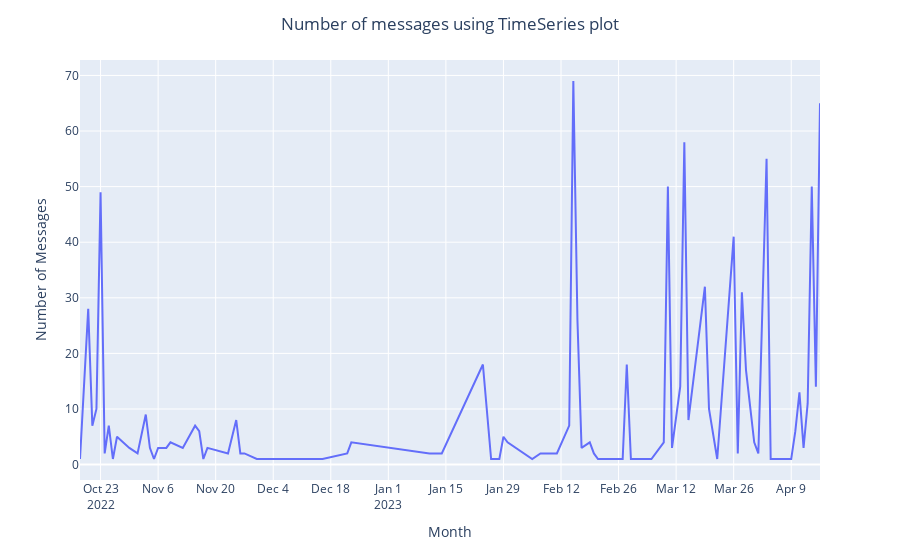

Write notebook code for a chart like this one.
### Code cell
### Time series plot Number of messages

dates = df['Date'].value_counts() 
dates2dict = dates.to_dict() #converts to dictionary
df['Msg_count'] = df['Date'].map(dates2dict)

### Timeseries plot 
fig = px.line(x=df['Date'],y=df['Msg_count'])
fig.update_layout(title='Number of messages using TimeSeries plot',
                  title_x=0.5,
                  xaxis_title='Month',
                  yaxis_title='Number of Messages')
fig.update_xaxes(nticks=20)
fig.show()

### Figure 1 — Plotly figure (JSON) as saved in the notebook; plotly's stock layout.template omitted (floating-point values rounded to 4 significant figures; data arrays with more than 128 entries replaced by an {"elided": "..."} marker saying what was removed)
{"data": [{"hovertemplate": "x=%{x}<br>y=%{y}<extra></extra>", "legendgroup": "", "line": {"color": "#636efa", "dash": "solid"}, "marker": {"symbol": "circle"}, "mode": "lines", "name": "", "orientation": "v", "showlegend": false, "type": "scatter", "x": {"elided": "849 str values"}, "xaxis": "x", "y": {"elided": "849 int values"}, "yaxis": "y"}], "layout": {"legend": {"tracegroupgap": 0}, "margin": {"t": 60}, "title": {"text": "Number of messages using TimeSeries plot", "x": 0.5}, "xaxis": {"anchor": "y", "domain": [0, 1], "nticks": 20, "title": {"text": "Month"}}, "yaxis": {"anchor": "x", "domain": [0, 1], "title": {"text": "Number of Messages"}}}}
